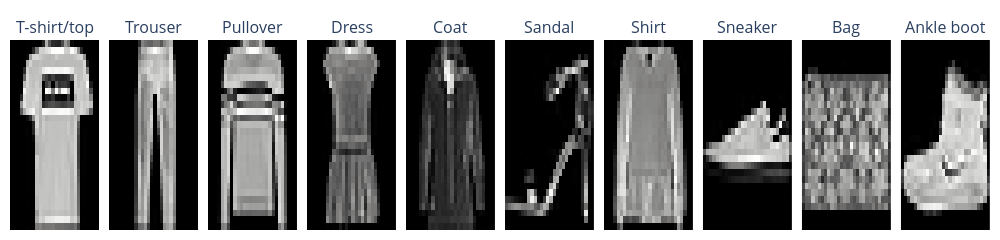

Notebook source saved alongside this figure:
### Markdown cell above
## 3. Visualização das Amostras

Visualizando os dados para entender o problema que estamos resolvendo

### Code cell
x_plot = x_train.astype("float32")

num_classes = len(np.unique(y_train))

fig = make_subplots(
    rows=1,
    cols=num_classes,
    subplot_titles=[class_map[i] for i in range(num_classes)],
    horizontal_spacing=0.01,
)

for idx in range(num_classes):
    # Pega a primeira imagem da classe idx
    image = x_plot[y_train == idx][0]

    # Corrige rotação (Fashion MNIST vem virado verticalmente)
    image = image[::-1, :]

    fig.add_trace(
        go.Heatmap(z=image, colorscale="gray", showscale=False),
        row=1,
        col=idx + 1,
    )

fig.update_xaxes(showticklabels=False)
fig.update_yaxes(showticklabels=False)
fig.update_layout(
    height=200, width=1000, showlegend=False, margin=dict(l=10, r=10, t=40, b=10)
)

fig.show()

### Figure 1 — Plotly figure (JSON) as saved in the notebook; plotly's stock layout.template omitted (floating-point values rounded to 4 significant figures; data arrays with more than 128 entries replaced by an {"elided": "..."} marker saying what was removed)
{"data": [{"colorscale": [[0, "rgb(0, 0, 0)"], [0.09091, "rgb(16, 16, 16)"], [0.1818, "rgb(38, 38, 38)"], [0.2727, "rgb(59, 59, 59)"], [0.3636, "rgb(81, 80, 80)"], [0.4545, "rgb(102, 101, 101)"], [0.5455, "rgb(124, 123, 122)"], [0.6364, "rgb(146, 146, 145)"], [0.7273, "rgb(171, 171, 170)"], [0.8182, "rgb(197, 197, 195)"], [0.9091, "rgb(224, 224, 223)"], [1, "rgb(254, 254, 253)"]], "showscale": false, "type": "heatmap", "xaxis": "x", "yaxis": "y", "z": {"elided": "28x28 float values"}}, {"colorscale": [[0, "rgb(0, 0, 0)"], [0.09091, "rgb(16, 16, 16)"], [0.1818, "rgb(38, 38, 38)"], [0.2727, "rgb(59, 59, 59)"], [0.3636, "rgb(81, 80, 80)"], [0.4545, "rgb(102, 101, 101)"], [0.5455, "rgb(124, 123, 122)"], [0.6364, "rgb(146, 146, 145)"], [0.7273, "rgb(171, 171, 170)"], [0.8182, "rgb(197, 197, 195)"], [0.9091, "rgb(224, 224, 223)"], [1, "rgb(254, 254, 253)"]], "showscale": false, "type": "heatmap", "xaxis": "x2", "yaxis": "y2", "z": {"elided": "28x28 float values"}}, {"colorscale": [[0, "rgb(0, 0, 0)"], [0.09091, "rgb(16, 16, 16)"], [0.1818, "rgb(38, 38, 38)"], [0.2727, "rgb(59, 59, 59)"], [0.3636, "rgb(81, 80, 80)"], [0.4545, "rgb(102, 101, 101)"], [0.5455, "rgb(124, 123, 122)"], [0.6364, "rgb(146, 146, 145)"], [0.7273, "rgb(171, 171, 170)"], [0.8182, "rgb(197, 197, 195)"], [0.9091, "rgb(224, 224, 223)"], [1, "rgb(254, 254, 253)"]], "showscale": false, "type": "heatmap", "xaxis": "x3", "yaxis": "y3", "z": {"elided": "28x28 float values"}}, {"colorscale": [[0, "rgb(0, 0, 0)"], [0.09091, "rgb(16, 16, 16)"], [0.1818, "rgb(38, 38, 38)"], [0.2727, "rgb(59, 59, 59)"], [0.3636, "rgb(81, 80, 80)"], [0.4545, "rgb(102, 101, 101)"], [0.5455, "rgb(124, 123, 122)"], [0.6364, "rgb(146, 146, 145)"], [0.7273, "rgb(171, 171, 170)"], [0.8182, "rgb(197, 197, 195)"], [0.9091, "rgb(224, 224, 223)"], [1, "rgb(254, 254, 253)"]], "showscale": false, "type": "heatmap", "xaxis": "x4", "yaxis": "y4", "z": {"elided": "28x28 float values"}}, {"colorscale": [[0, "rgb(0, 0, 0)"], [0.09091, "rgb(16, 16, 16)"], [0.1818, "rgb(38, 38, 38)"], [0.2727, "rgb(59, 59, 59)"], [0.3636, "rgb(81, 80, 80)"], [0.4545, "rgb(102, 101, 101)"], [0.5455, "rgb(124, 123, 122)"], [0.6364, "rgb(146, 146, 145)"], [0.7273, "rgb(171, 171, 170)"], [0.8182, "rgb(197, 197, 195)"], [0.9091, "rgb(224, 224, 223)"], [1, "rgb(254, 254, 253)"]], "showscale": false, "type": "heatmap", "xaxis": "x5", "yaxis": "y5", "z": {"elided": "28x28 float values"}}, {"colorscale": [[0, "rgb(0, 0, 0)"], [0.09091, "rgb(16, 16, 16)"], [0.1818, "rgb(38, 38, 38)"], [0.2727, "rgb(59, 59, 59)"], [0.3636, "rgb(81, 80, 80)"], [0.4545, "rgb(102, 101, 101)"], [0.5455, "rgb(124, 123, 122)"], [0.6364, "rgb(146, 146, 145)"], [0.7273, "rgb(171, 171, 170)"], [0.8182, "rgb(197, 197, 195)"], [0.9091, "rgb(224, 224, 223)"], [1, "rgb(254, 254, 253)"]], "showscale": false, "type": "heatmap", "xaxis": "x6", "yaxis": "y6", "z": {"elided": "28x28 float values"}}, {"colorscale": [[0, "rgb(0, 0, 0)"], [0.09091, "rgb(16, 16, 16)"], [0.1818, "rgb(38, 38, 38)"], [0.2727, "rgb(59, 59, 59)"], [0.3636, "rgb(81, 80, 80)"], [0.4545, "rgb(102, 101, 101)"], [0.5455, "rgb(124, 123, 122)"], [0.6364, "rgb(146, 146, 145)"], [0.7273, "rgb(171, 171, 170)"], [0.8182, "rgb(197, 197, 195)"], [0.9091, "rgb(224, 224, 223)"], [1, "rgb(254, 254, 253)"]], "showscale": false, "type": "heatmap", "xaxis": "x7", "yaxis": "y7", "z": {"elided": "28x28 float values"}}, {"colorscale": [[0, "rgb(0, 0, 0)"], [0.09091, "rgb(16, 16, 16)"], [0.1818, "rgb(38, 38, 38)"], [0.2727, "rgb(59, 59, 59)"], [0.3636, "rgb(81, 80, 80)"], [0.4545, "rgb(102, 101, 101)"], [0.5455, "rgb(124, 123, 122)"], [0.6364, "rgb(146, 146, 145)"], [0.7273, "rgb(171, 171, 170)"], [0.8182, "rgb(197, 197, 195)"], [0.9091, "rgb(224, 224, 223)"], [1, "rgb(254, 254, 253)"]], "showscale": false, "type": "heatmap", "xaxis": "x8", "yaxis": "y8", "z": {"elided": "28x28 float values"}}, {"colorscale": [[0, "rgb(0, 0, 0)"], [0.09091, "rgb(16, 16, 16)"], [0.1818, "rgb(38, 38, 38)"], [0.2727, "rgb(59, 59, 59)"], [0.3636, "rgb(81, 80, 80)"], [0.4545, "rgb(102, 101, 101)"], [0.5455, "rgb(124, 123, 122)"], [0.6364, "rgb(146, 146, 145)"], [0.7273, "rgb(171, 171, 170)"], [0.8182, "rgb(197, 197, 195)"], [0.9091, "rgb(224, 224, 223)"], [1, "rgb(254, 254, 253)"]], "showscale": false, "type": "heatmap", "xaxis": "x9", "yaxis": "y9", "z": {"elided": "28x28 float values"}}, {"colorscale": [[0, "rgb(0, 0, 0)"], [0.09091, "rgb(16, 16, 16)"], [0.1818, "rgb(38, 38, 38)"], [0.2727, "rgb(59, 59, 59)"], [0.3636, "rgb(81, 80, 80)"], [0.4545, "rgb(102, 101, 101)"], [0.5455, "rgb(124, 123, 122)"], [0.6364, "rgb(146, 146, 145)"], [0.7273, "rgb(171, 171, 170)"], [0.8182, "rgb(197, 197, 195)"], [0.9091, "rgb(224, 224, 223)"], [1, "rgb(254, 254, 253)"]], "showscale": false, "type": "heatmap", "xaxis": "x10", "yaxis": "y10", "z": {"elided": "28x28 float values"}}], "layout": {"annotations": [{"font": {"size": 16}, "showarrow": false, "text": "T-shirt/top", "x": 0.0455, "xanchor": "center", "xref": "paper", "y": 1, "yanchor": "bottom", "yref": "paper"}, {"font": {"size": 16}, "showarrow": false, "text": "Trouser", "x": 0.1465, "xanchor": "center", "xref": "paper", "y": 1, "yanchor": "bottom", "yref": "paper"}, {"font": {"size": 16}, "showarrow": false, "text": "Pullover", "x": 0.2475, "xanchor": "center", "xref": "paper", "y": 1, "yanchor": "bottom", "yref": "paper"}, {"font": {"size": 16}, "showarrow": false, "text": "Dress", "x": 0.3485, "xanchor": "center", "xref": "paper", "y": 1, "yanchor": "bottom", "yref": "paper"}, {"font": {"size": 16}, "showarrow": false, "text": "Coat", "x": 0.4495, "xanchor": "center", "xref": "paper", "y": 1, "yanchor": "bottom", "yref": "paper"}, {"font": {"size": 16}, "showarrow": false, "text": "Sandal", "x": 0.5505, "xanchor": "center", "xref": "paper", "y": 1, "yanchor": "bottom", "yref": "paper"}, {"font": {"size": 16}, "showarrow": false, "text": "Shirt", "x": 0.6515, "xanchor": "center", "xref": "paper", "y": 1, "yanchor": "bottom", "yref": "paper"}, {"font": {"size": 16}, "showarrow": false, "text": "Sneaker", "x": 0.7525, "xanchor": "center", "xref": "paper", "y": 1, "yanchor": "bottom", "yref": "paper"}, {"font": {"size": 16}, "showarrow": false, "text": "Bag", "x": 0.8535, "xanchor": "center", "xref": "paper", "y": 1, "yanchor": "bottom", "yref": "paper"}, {"font": {"size": 16}, "showarrow": false, "text": "Ankle boot", "x": 0.9545, "xanchor": "center", "xref": "paper", "y": 1, "yanchor": "bottom", "yref": "paper"}], "height": 200, "margin": {"b": 10, "l": 10, "r": 10, "t": 40}, "showlegend": false, "width": 1000, "xaxis": {"anchor": "y", "domain": [0, 0.091], "showticklabels": false}, "xaxis10": {"anchor": "y10", "domain": [0.909, 1.0], "showticklabels": false}, "xaxis2": {"anchor": "y2", "domain": [0.101, 0.192], "showticklabels": false}, "xaxis3": {"anchor": "y3", "domain": [0.202, 0.293], "showticklabels": false}, "xaxis4": {"anchor": "y4", "domain": [0.303, 0.394], "showticklabels": false}, "xaxis5": {"anchor": "y5", "domain": [0.404, 0.495], "showticklabels": false}, "xaxis6": {"anchor": "y6", "domain": [0.505, 0.596], "showticklabels": false}, "xaxis7": {"anchor": "y7", "domain": [0.606, 0.697], "showticklabels": false}, "xaxis8": {"anchor": "y8", "domain": [0.707, 0.798], "showticklabels": false}, "xaxis9": {"anchor": "y9", "domain": [0.808, 0.899], "showticklabels": false}, "yaxis": {"anchor": "x", "domain": [0, 1], "showticklabels": false}, "yaxis10": {"anchor": "x10", "domain": [0, 1], "showticklabels": false}, "yaxis2": {"anchor": "x2", "domain": [0, 1], "showticklabels": false}, "yaxis3": {"anchor": "x3", "domain": [0, 1], "showticklabels": false}, "yaxis4": {"anchor": "x4", "domain": [0, 1], "showticklabels": false}, "yaxis5": {"anchor": "x5", "domain": [0, 1], "showticklabels": false}, "yaxis6": {"anchor": "x6", "domain": [0, 1], "showticklabels": false}, "yaxis7": {"anchor": "x7", "domain": [0, 1], "showticklabels": false}, "yaxis8": {"anchor": "x8", "domain": [0, 1], "showticklabels": false}, "yaxis9": {"anchor": "x9", "domain": [0, 1], "showticklabels": false}}}
